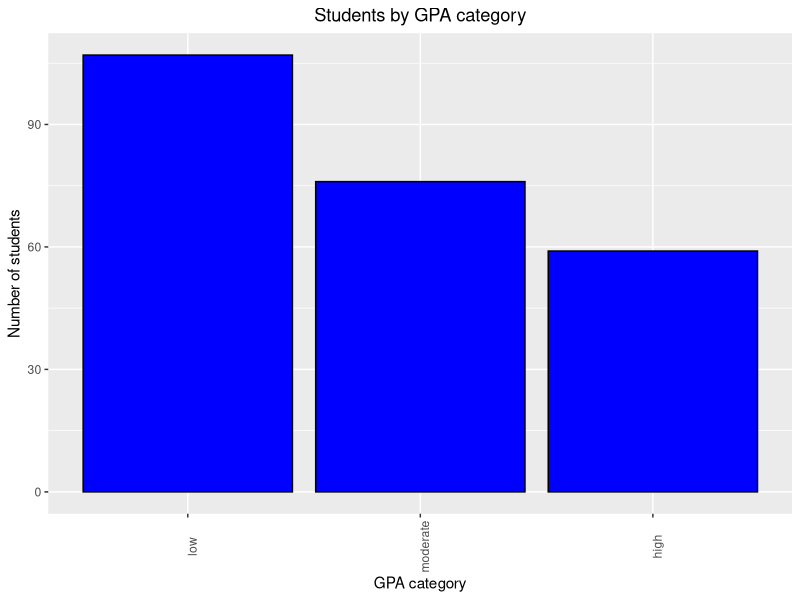
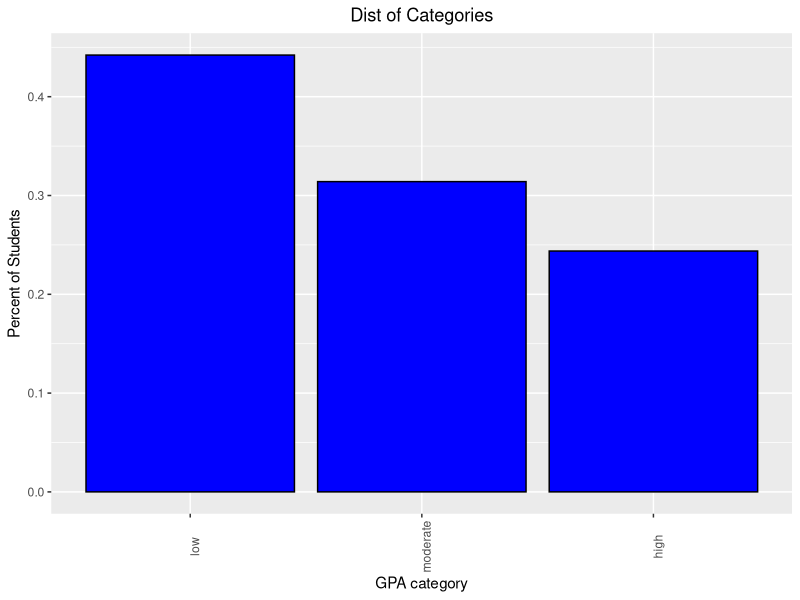

Source code (R) for these figures, in order: (Note: this script raises an error after producing the figures.)
## ---- chunk 1
library(tidyverse)
students <- read.csv("new_students.csv", header = TRUE)
head(students)
## ---- chunk 2
students$GPA.cat<-factor(students$GPA.cat, levels=c("low", "moderate", "high"))
table(students$GPA.cat)
## ---- chunk 3
ggplot(students[!is.na(students$GPA.cat),], aes(x=GPA.cat))+
  geom_bar(fill="blue", color="black")+
  theme(axis.text.x=element_text(angle=90),
        plot.title=element_text(hjust=0.5))+
  labs(x="GPA category", y="Number of students",
        title="Students by GPA category")
## ---- chunk 4
students_prop <- students[!is.na(students$GPA.cat),]%>%
  group_by(GPA.cat)%>%
  summarise(Counts=n())%>%
  mutate(Percent=Counts/nrow(students[!is.na(students$GPA.cat),]))

ggplot(students_prop, aes(x=GPA.cat, y=Percent))+
  geom_bar(fill="blue", color='black', stat="identity")+
  theme(axis.text.x=element_text(angle=90),
        plot.title=element_text(hjust=0.5))+
  labs(x="GPA category", y="Percent of Students", title="Dist of Categories")
## ---- chunk 5
table(students$Gender, students$GPA.cat)
## ---- chunk 6
prop.table(students$Gender, students$GPA.cat)
## ---- chunk 7
ggplot(students, aes(x=GPA, y=StudyHrs))+
  geom_point()
## ---- chunk 8
ggplot(students, aes(x=GPA, y=StudyHrs, size=PartyNum))+
  geom_point(shape=21, alpha=0.5)+
  scale_size(range = c(0.1,5))
## ---- chunk 9
ggplot(students, aes(x=GPA, y=StudyHrs, size=PartyNum, fill=Smoke))+
  geom_point(shape=21, alpha=0.5)+
  scale_size(range = c(0.1,5))
